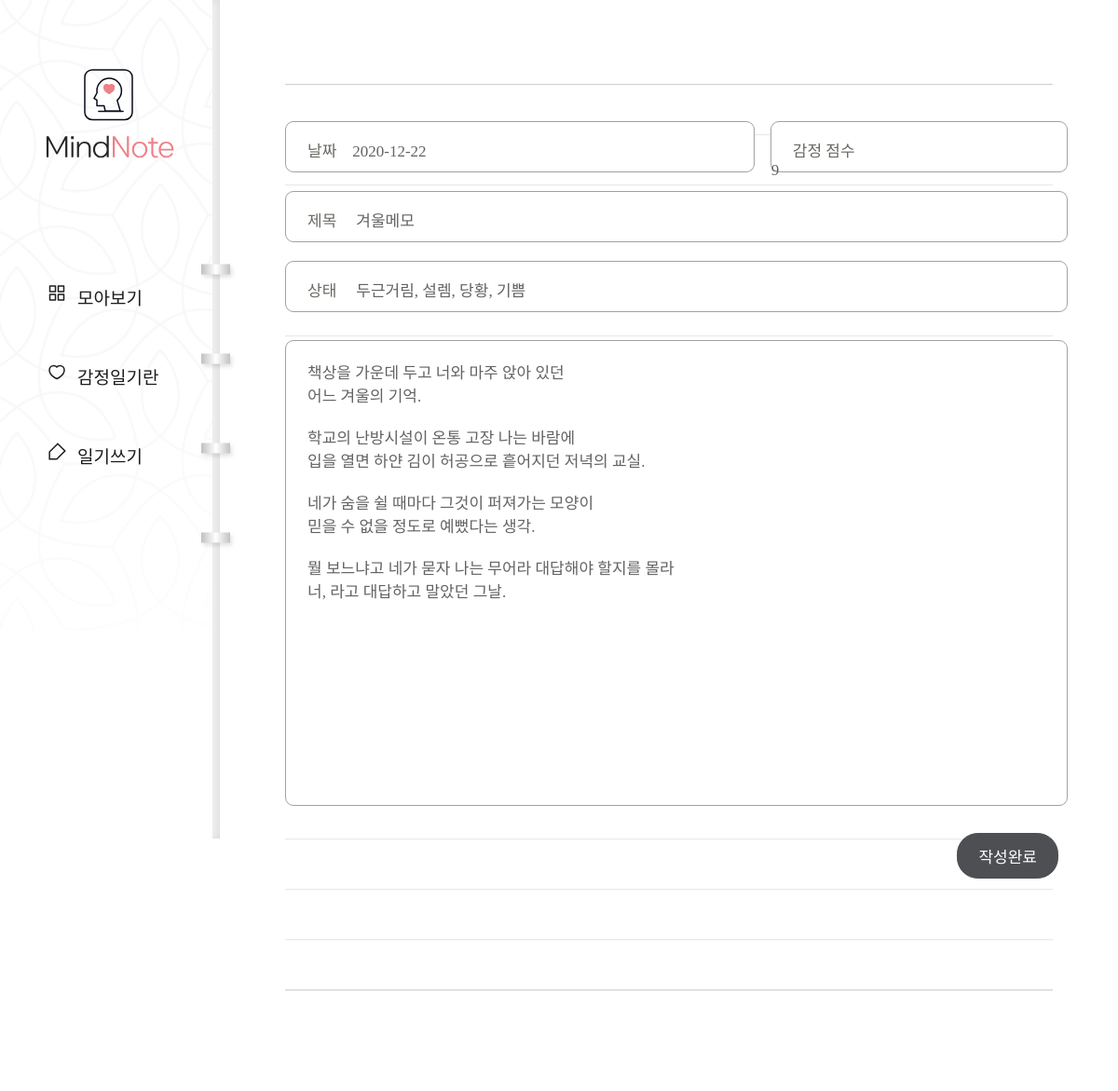
The page /diary/page/4/edit/ on the database its author committed.
### diary/models.py (models this page shows, shortened)
class Page(models.Model):
    title = models.CharField(max_length=100, validators=[validate_no_hash])
    content = models.TextField(validators=[validate_no_hash])
    feeling = models.CharField(max_length=80, validators=[validate_no_hash, validate_no_numbers])
    score = models.IntegerField(validators=[validate_score])
    dt_created = models.DateField()

### diary/views.py (the view)
# urls.py: path('diary/page/<int:page_id>/edit/', views.page_update, name='page-update'),
def page_update(request, page_id):
    object = Page.objects.get(id=page_id)
    if request.method == 'POST':
        form = PageForm(request.POST, instance=object)
        if form.is_valid():
            form.save()
            return redirect('page-detail', page_id=object.id)
    else:
        form = PageForm(instance=object)
    return render(request, 'diary/page_form.html', {'form': form})

### diary/forms.py
class PageForm(forms.ModelForm):
    class Meta:
        model = Page
        fields = ['title', 'content', 'feeling', 'score', 'dt_created']

### diary/templates/diary/page_form.html (shortened to what this page needs)
{% extends './base.html' %}
{% block content %}
<div class="wrap-post">
    <form method="post">{% csrf_token %}
        <div class="editor">
            <div class="input input-date"><p>날짜</p>{{form.dt_created}}</div>
            <div class="input input-score">
                <p>감정 점수</p>
                {{form.score}}
            </div>
            <div class="input input-title">
                <p>제목</p>
                {{form.title}}
            </div>
            <div class="input input-state">
                <p>상태</p>
                {{form.feeling}}
            </div>
            {{form.content}}
            <div class="post-btn">
                <input type="submit" value="작성완료">
            </div>
        </div>
    </form>
</div>
{% endblock content %}

### diary/static/diary/css/styles.css (style rules this page uses)
h1,h2,h3,p,a,ul,li { margin: 0; padding: 0; font-family: 'NanumSquare'; list-style: none; text-decoration: none; outline: none; }
html { position: relative; min-height: 100%; margin: 0; }
body { margin: 0; padding: 0; -webkit-font-smoothing: antialiased; -moz-osx-font-smoothing: auto; }
.wrap-post { padding-left: 236px; padding-top: 10px; padding-bottom: 50px; }
form { margin: 0 70px; padding-top: 120px; padding-bottom: 200px; background: url(../image/note-bg.svg) repeat-x center/1535px 974px; }
.editor { overflow: hidden; width: 840px; margin: 0 auto; }
.input { position: relative; height: 55px; margin-bottom: 20px; border: solid 1px #a3a0a0; border-radius: 9px; background: #fff; box-sizing: border-box; }
.input-date { float: left; width: 60%; }
.input-score { float: right; width: 38%; }
.input-title { float: left; width: 100%; }
.input-state { float: left; width: 100%; margin-bottom: 30px; }
.input p { display: inline-block; padding-top: 17px; padding-left: 23px; padding-right: 17px; font-family: 'NanumSquare'; color: #696862; font-size: 17px; }
.input-title input { width: 750px; }
.input-state input { width: 750px; }
input { padding: 0; font-family: 'NanumBarunpen'; color: #636363; font-size: 17px; background-color: transparent; border: none; box-sizing: border-box; }
textarea { width: 100%; height: 500px; padding: 20px 23px 30px 23px; font-family: 'NanumBarunpen'; color: #636363; font-size: 17px; border: solid 1px #a3a0a0; border-radius: 9px; box-sizing: border-box; resize: none; }
input::placeholder,textarea::placeholder { color: #bcbbb6; }
.post-btn { overflow: hidden; margin-top: 25px; }
input[type="submit"] { float: right; padding: 11px 22px; margin-right: 10px; font-family: 'NanumSquare'; color: #fff; font-size: 17px; background-color: #4e4f53; border: solid 1px #4e4f53; border-radius: 22.5px; cursor: pointer; }

### rows shown on the page
Page: dt_created "2020-12-22", score "9", title "겨울메모", feeling "두근거림, 설렘, 당황, 기쁨", content "책상을 가운데 두고 너와 마주 앉아 있던 어느 겨울의 기억. 학교의 난방시설이 온통 고장 나는 바람에 입을 열면 하얀 김이 허공으로 흩어지던 저녁의 교실. 네가 숨을 쉴 때마다 그것이 퍼져가는 모양이 믿을 수 없을 정도로 예뻤다는 생각. 뭘 보느냐고 네가 묻자 나는 무어라 대답해야 할지를 몰라 너, 라고 대답하고 말았던 그날."
